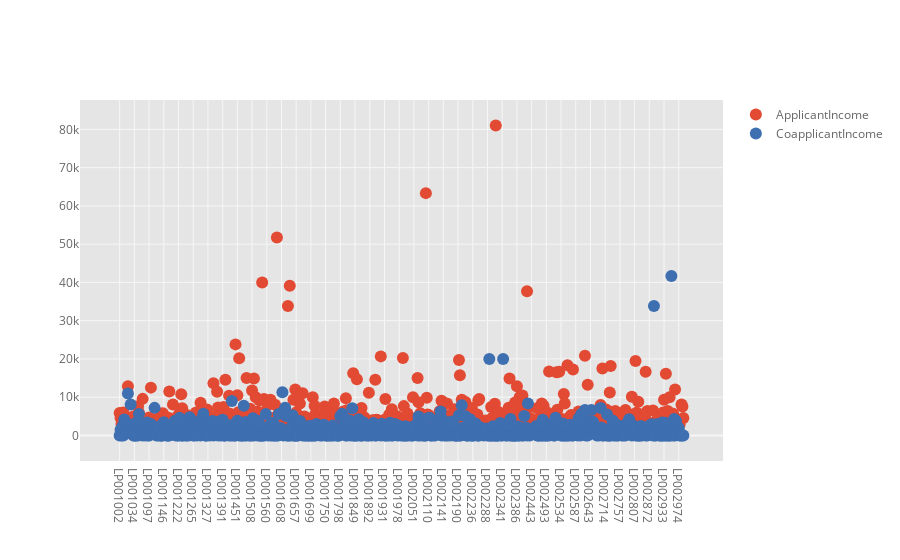

This figure's notebook cell:
### Code cell
data.iplot(x = 'Loan_ID', y = ['ApplicantIncome','CoapplicantIncome'], kind = 'scatter', mode = 'markers')

### Figure 1 — Plotly figure (JSON) as saved in the notebook; plotly's stock layout.template omitted (floating-point values rounded to 4 significant figures; data arrays with more than 128 entries replaced by an {"elided": "..."} marker saying what was removed)
{"data": [{"line": {"color": "rgba(226, 74, 51, 1.0)", "dash": "solid", "shape": "linear", "width": 1.3}, "marker": {"size": 12, "symbol": "circle"}, "mode": "markers", "name": "ApplicantIncome", "text": "", "type": "scatter", "x": {"elided": "614 str values"}, "y": {"elided": "614 int values"}}, {"line": {"color": "rgba(62, 111, 176, 1.0)", "dash": "solid", "shape": "linear", "width": 1.3}, "marker": {"size": 12, "symbol": "circle"}, "mode": "markers", "name": "CoapplicantIncome", "text": "", "type": "scatter", "x": {"elided": "614 str values"}, "y": {"elided": "614 float values"}}], "layout": {"legend": {"bgcolor": "#FFFFFF", "font": {"color": "#666666"}}, "paper_bgcolor": "#FFFFFF", "plot_bgcolor": "#E5E5E5", "title": {"font": {"color": "#151516"}}, "xaxis": {"gridcolor": "#F6F6F6", "showgrid": true, "tickfont": {"color": "#666666"}, "title": {"font": {"color": "#666666"}, "text": ""}, "zerolinecolor": "#F6F6F6"}, "yaxis": {"gridcolor": "#F6F6F6", "showgrid": true, "tickfont": {"color": "#666666"}, "title": {"font": {"color": "#666666"}, "text": ""}, "zerolinecolor": "#F6F6F6"}}}
